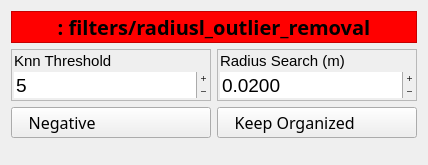
<?xml version="1.0" encoding="UTF-8"?>
<ui version="4.0">
 <class>RadiusOutlierWidget</class>
 <widget class="QWidget" name="RadiusOutlierWidget">
  <property name="enabled">
   <bool>true</bool>
  </property>
  <property name="geometry">
   <rect>
    <x>0</x>
    <y>0</y>
    <width>424</width>
    <height>165</height>
   </rect>
  </property>
  <layout class="QFormLayout" name="formLayout">
   <item row="0" column="0" colspan="2">
    <widget class="QLabel" name="Title">
     <property name="sizePolicy">
      <sizepolicy hsizetype="Preferred" vsizetype="Fixed">
       <horstretch>0</horstretch>
       <verstretch>0</verstretch>
      </sizepolicy>
     </property>
     <property name="minimumSize">
      <size>
       <width>0</width>
       <height>32</height>
      </size>
     </property>
     <property name="maximumSize">
      <size>
       <width>16777215</width>
       <height>32</height>
      </size>
     </property>
     <property name="font">
      <font>
       <family>Oxygen-Sans</family>
       <pointsize>15</pointsize>
       <weight>75</weight>
       <bold>true</bold>
      </font>
     </property>
     <property name="styleSheet">
      <string notr="true">background-color: rgb(255, 0, 0);</string>
     </property>
     <property name="frameShape">
      <enum>QFrame::StyledPanel</enum>
     </property>
     <property name="frameShadow">
      <enum>QFrame::Raised</enum>
     </property>
     <property name="lineWidth">
      <number>3</number>
     </property>
     <property name="text">
      <string>: filters/radiusl_outlier_removal</string>
     </property>
     <property name="textFormat">
      <enum>Qt::PlainText</enum>
     </property>
     <property name="scaledContents">
      <bool>false</bool>
     </property>
     <property name="alignment">
      <set>Qt::AlignCenter</set>
     </property>
    </widget>
   </item>
   <item row="1" column="0">
    <widget class="QFrame" name="kThreshF">
     <property name="sizePolicy">
      <sizepolicy hsizetype="Expanding" vsizetype="Fixed">
       <horstretch>0</horstretch>
       <verstretch>0</verstretch>
      </sizepolicy>
     </property>
     <property name="minimumSize">
      <size>
       <width>200</width>
       <height>0</height>
      </size>
     </property>
     <property name="maximumSize">
      <size>
       <width>256</width>
       <height>16777215</height>
      </size>
     </property>
     <property name="font">
      <font>
       <pointsize>11</pointsize>
      </font>
     </property>
     <property name="toolTip">
      <string>Minimum number of K neighbors to find, when considering a point an inlier/outlier.</string>
     </property>
     <property name="frameShape">
      <enum>QFrame::StyledPanel</enum>
     </property>
     <property name="frameShadow">
      <enum>QFrame::Raised</enum>
     </property>
     <layout class="QVBoxLayout" name="verticalLayout">
      <property name="spacing">
       <number>2</number>
      </property>
      <property name="leftMargin">
       <number>2</number>
      </property>
      <property name="topMargin">
       <number>2</number>
      </property>
      <property name="rightMargin">
       <number>2</number>
      </property>
      <property name="bottomMargin">
       <number>2</number>
      </property>
      <item>
       <widget class="QLabel" name="kThreshL">
        <property name="font">
         <font>
          <pointsize>11</pointsize>
         </font>
        </property>
        <property name="frameShape">
         <enum>QFrame::NoFrame</enum>
        </property>
        <property name="frameShadow">
         <enum>QFrame::Plain</enum>
        </property>
        <property name="text">
         <string>Knn Threshold</string>
        </property>
        <property name="textFormat">
         <enum>Qt::PlainText</enum>
        </property>
        <property name="alignment">
         <set>Qt::AlignLeading|Qt::AlignLeft|Qt::AlignTop</set>
        </property>
       </widget>
      </item>
      <item>
       <widget class="QSpinBox" name="kThresh">
        <property name="font">
         <font>
          <pointsize>14</pointsize>
         </font>
        </property>
        <property name="wrapping">
         <bool>false</bool>
        </property>
        <property name="frame">
         <bool>false</bool>
        </property>
        <property name="buttonSymbols">
         <enum>QAbstractSpinBox::PlusMinus</enum>
        </property>
        <property name="minimum">
         <number>1</number>
        </property>
        <property name="maximum">
         <number>999999999</number>
        </property>
        <property name="value">
         <number>5</number>
        </property>
       </widget>
      </item>
     </layout>
    </widget>
   </item>
   <item row="1" column="1">
    <widget class="QFrame" name="radiusF">
     <property name="sizePolicy">
      <sizepolicy hsizetype="Preferred" vsizetype="Fixed">
       <horstretch>0</horstretch>
       <verstretch>0</verstretch>
      </sizepolicy>
     </property>
     <property name="minimumSize">
      <size>
       <width>200</width>
       <height>0</height>
      </size>
     </property>
     <property name="maximumSize">
      <size>
       <width>256</width>
       <height>16777215</height>
      </size>
     </property>
     <property name="font">
      <font>
       <pointsize>11</pointsize>
      </font>
     </property>
     <property name="toolTip">
      <string>Search radius for Knn computations.</string>
     </property>
     <property name="frameShape">
      <enum>QFrame::StyledPanel</enum>
     </property>
     <property name="frameShadow">
      <enum>QFrame::Raised</enum>
     </property>
     <layout class="QVBoxLayout" name="verticalLayout_3">
      <property name="spacing">
       <number>2</number>
      </property>
      <property name="leftMargin">
       <number>2</number>
      </property>
      <property name="topMargin">
       <number>2</number>
      </property>
      <property name="rightMargin">
       <number>2</number>
      </property>
      <property name="bottomMargin">
       <number>2</number>
      </property>
      <item>
       <widget class="QLabel" name="radiusL">
        <property name="font">
         <font>
          <pointsize>11</pointsize>
         </font>
        </property>
        <property name="frameShape">
         <enum>QFrame::NoFrame</enum>
        </property>
        <property name="frameShadow">
         <enum>QFrame::Plain</enum>
        </property>
        <property name="text">
         <string>Radius Search (m)</string>
        </property>
        <property name="textFormat">
         <enum>Qt::PlainText</enum>
        </property>
        <property name="alignment">
         <set>Qt::AlignLeading|Qt::AlignLeft|Qt::AlignTop</set>
        </property>
       </widget>
      </item>
      <item>
       <widget class="QDoubleSpinBox" name="radius">
        <property name="font">
         <font>
          <pointsize>14</pointsize>
         </font>
        </property>
        <property name="wrapping">
         <bool>false</bool>
        </property>
        <property name="frame">
         <bool>false</bool>
        </property>
        <property name="buttonSymbols">
         <enum>QAbstractSpinBox::PlusMinus</enum>
        </property>
        <property name="decimals">
         <number>4</number>
        </property>
        <property name="minimum">
         <double>0.000000000000000</double>
        </property>
        <property name="maximum">
         <double>900.000000000000000</double>
        </property>
        <property name="singleStep">
         <double>0.010000000000000</double>
        </property>
        <property name="value">
         <double>0.020000000000000</double>
        </property>
       </widget>
      </item>
     </layout>
    </widget>
   </item>
   <item row="2" column="0">
    <widget class="QPushButton" name="negativeB">
     <property name="sizePolicy">
      <sizepolicy hsizetype="Expanding" vsizetype="Fixed">
       <horstretch>0</horstretch>
       <verstretch>0</verstretch>
      </sizepolicy>
     </property>
     <property name="minimumSize">
      <size>
       <width>200</width>
       <height>0</height>
      </size>
     </property>
     <property name="maximumSize">
      <size>
       <width>256</width>
       <height>35</height>
      </size>
     </property>
     <property name="font">
      <font>
       <family>Oxygen-Sans</family>
       <pointsize>12</pointsize>
      </font>
     </property>
     <property name="focusPolicy">
      <enum>Qt::NoFocus</enum>
     </property>
     <property name="acceptDrops">
      <bool>false</bool>
     </property>
     <property name="toolTip">
      <string>Invert the Filter, i.e. keep outliers and remove inliers.</string>
     </property>
     <property name="styleSheet">
      <string notr="true">Text-align:left</string>
     </property>
     <property name="text">
      <string>    Negative</string>
     </property>
     <property name="icon">
      <iconset resource="../../resources/resources.qrc">
       <normaloff>:/icons/off.png</normaloff>
       <normalon>:/icons/on.png</normalon>:/icons/off.png</iconset>
     </property>
     <property name="iconSize">
      <size>
       <width>32</width>
       <height>32</height>
      </size>
     </property>
     <property name="checkable">
      <bool>true</bool>
     </property>
    </widget>
   </item>
   <item row="2" column="1">
    <widget class="QPushButton" name="organizedB">
     <property name="sizePolicy">
      <sizepolicy hsizetype="Expanding" vsizetype="Fixed">
       <horstretch>0</horstretch>
       <verstretch>0</verstretch>
      </sizepolicy>
     </property>
     <property name="minimumSize">
      <size>
       <width>200</width>
       <height>0</height>
      </size>
     </property>
     <property name="maximumSize">
      <size>
       <width>256</width>
       <height>35</height>
      </size>
     </property>
     <property name="font">
      <font>
       <family>Oxygen-Sans</family>
       <pointsize>12</pointsize>
      </font>
     </property>
     <property name="focusPolicy">
      <enum>Qt::NoFocus</enum>
     </property>
     <property name="acceptDrops">
      <bool>false</bool>
     </property>
     <property name="toolTip">
      <string>Keep the point cloud organized, don't remove points, but set them to NaN</string>
     </property>
     <property name="styleSheet">
      <string notr="true">Text-align:left</string>
     </property>
     <property name="text">
      <string>    Keep Organized</string>
     </property>
     <property name="icon">
      <iconset resource="../../resources/resources.qrc">
       <normaloff>:/icons/off.png</normaloff>
       <normalon>:/icons/on.png</normalon>:/icons/off.png</iconset>
     </property>
     <property name="iconSize">
      <size>
       <width>32</width>
       <height>32</height>
      </size>
     </property>
     <property name="checkable">
      <bool>true</bool>
     </property>
    </widget>
   </item>
   <item row="3" column="0">
    <spacer name="verticalSpacer">
     <property name="orientation">
      <enum>Qt::Vertical</enum>
     </property>
     <property name="sizeHint" stdset="0">
      <size>
       <width>20</width>
       <height>40</height>
      </size>
     </property>
    </spacer>
   </item>
  </layout>
 </widget>
 <resources>
  <include location="../../resources/resources.qrc"/>
  <include location="../../../../pacman_vision/resources/resources.qrc"/>
 </resources>
 <connections/>
</ui>
